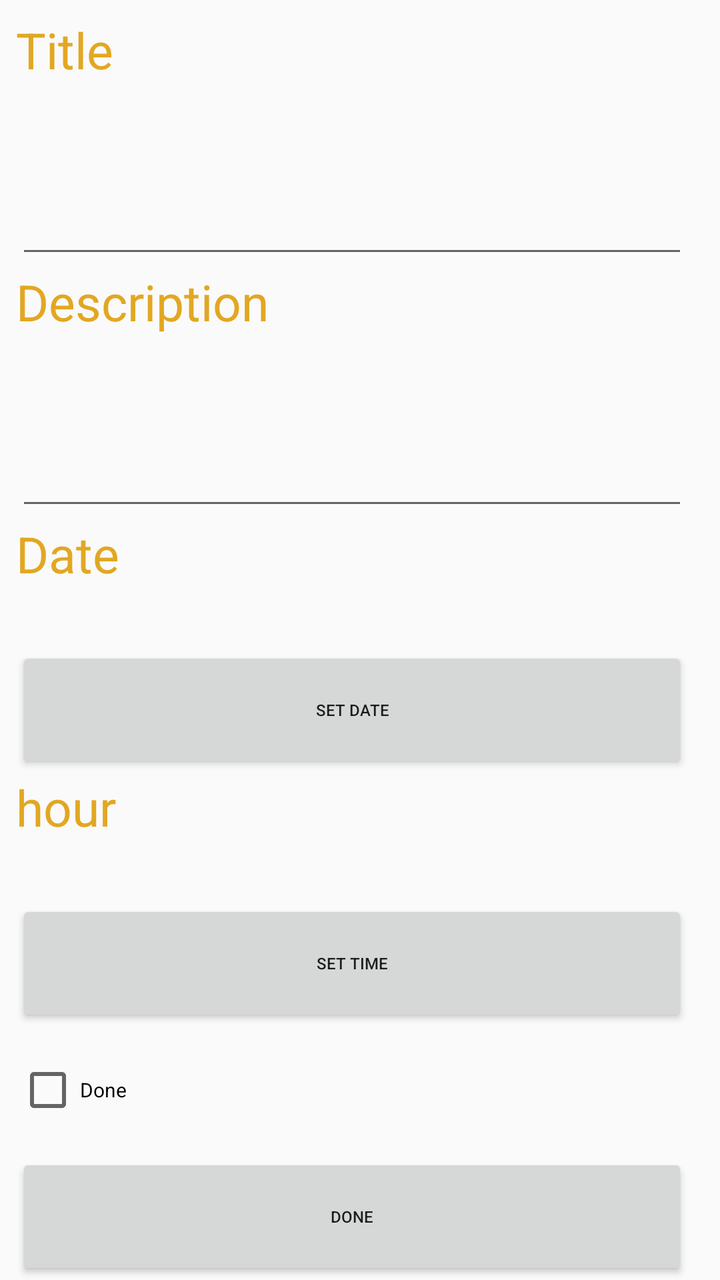
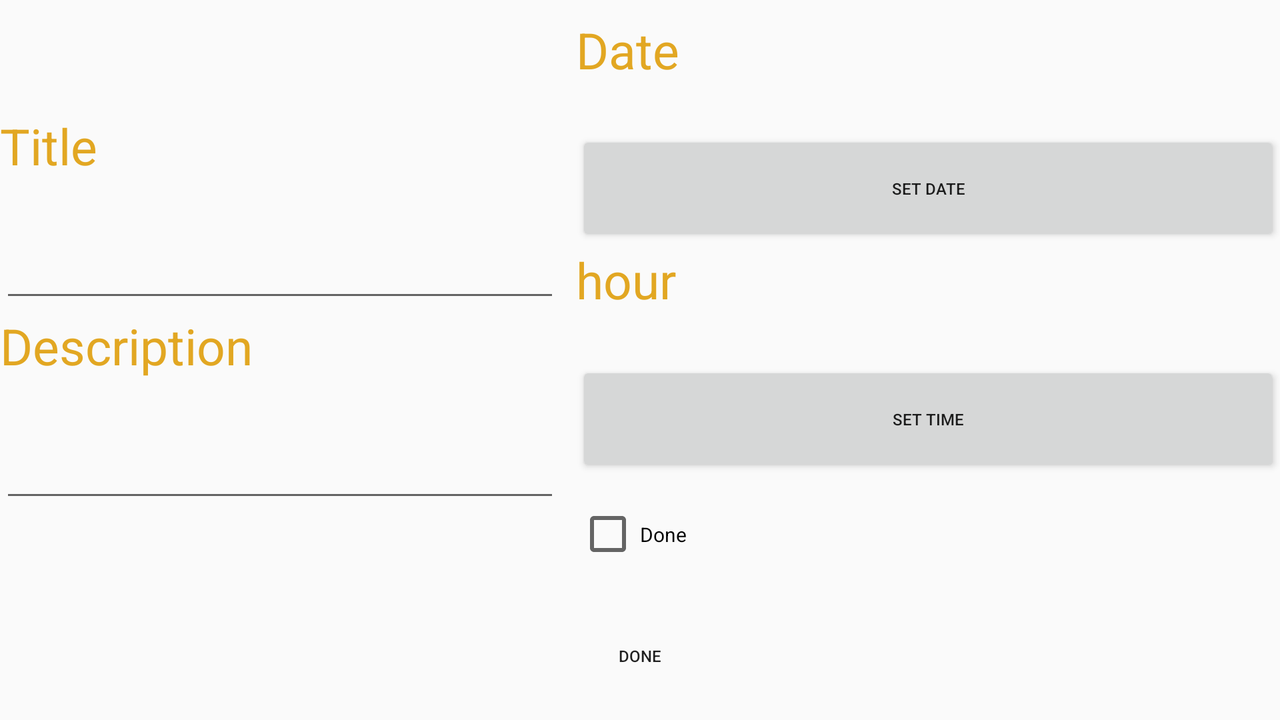

Two renders of one Android screen. The first uses the default layout on a phone; the second uses the alternative layout the repository ships for a different screen configuration, on a matching device. The two XML files are below.
<!-- AndroidManifest.xml: application theme AppTheme -->
<!-- res/layout/fragment_edit.xml -->
<LinearLayout xmlns:android="http://schemas.android.com/apk/res/android"
    xmlns:app="http://schemas.android.com/apk/res-auto"
    xmlns:tools="http://schemas.android.com/tools"
    android:layout_width="match_parent"
    android:layout_height="match_parent"
    android:gravity="center"
    android:orientation="vertical"
    android:paddingLeft="16dp"
    android:paddingRight="16dp"
    android:paddingStart="8dp"
    android:paddingTop="8dp"
    tools:context="com.example.admin.software_1.controllers.fragments.EditFragment">




        <TextView
            style="@style/show_detail_textView"
            android:layout_width="match_parent"
            android:layout_height="0dp"
            android:layout_weight="1"
            android:text="@string/title" />

        <EditText
            android:id="@+id/title_editText_EditFragment"
            android:layout_width="match_parent"
            android:layout_height="0dp"
            android:layout_weight="1"
            android:textSize="12sp" />

        <TextView

            style="@style/show_detail_textView"
            android:layout_width="match_parent"
            android:layout_height="0dp"
            android:layout_weight="1"
            android:text="@string/Desc" />

        <EditText
            android:id="@+id/description_editText_EditFragment"
            android:layout_width="match_parent"
            android:layout_height="0dp"
            android:layout_weight="1"
            android:textSize="12sp" />




        <TextView
            style="@style/show_detail_textView"
            android:layout_width="match_parent"
            android:layout_height="0dp"
            android:layout_weight="1"
            android:text="@string/Date" />

        <Button
            android:id="@+id/setDate_btn_EditFragment"
            android:layout_width="match_parent"
            android:layout_height="0dp"
            android:layout_weight="1"
            android:text="@string/set_date"
            android:textSize="8sp" />

        <TextView
            style="@style/show_detail_textView"
            android:layout_width="match_parent"
            android:layout_height="0dp"
            android:layout_weight="1"
            android:text="@string/Hour" />

        <Button
            android:id="@+id/setTime_btn_EditFragment"
            android:layout_width="match_parent"
            android:layout_height="0dp"
            android:layout_weight="1"
            android:text="@string/setTime_btn"
            android:textSize="8sp" />

        <CheckBox
            android:id="@+id/taskType_checkbox_EditFragment"
            android:layout_width="match_parent"
            android:layout_height="0dp"
            android:layout_weight="1"
            android:text="@string/tab_name_Done"
            android:textSize="10sp" />




    <Button
        android:id="@+id/done_button_EditFragment"
        android:layout_width="match_parent"
        android:layout_height="0dp"
        android:layout_weight="1"
        android:text="@string/Done"
        android:textSize="8sp"
        tools:layout_editor_absoluteX="12dp"
        tools:layout_editor_absoluteY="247dp" />

</LinearLayout>
<!-- resources referenced by this layout -->
<resources>
  <string name="Date">Date</string>
  <string name="Desc">Description</string>
  <string name="Done">Done</string>
  <string name="Hour">hour</string>
  <string name="setTime_btn">Set Time</string>
  <string name="set_date">Set Date</string>
  <string name="tab_name_Done">Done</string>
  <string name="title"> Title</string>
  <style name="show_detail_textView">
          <item name="android:textSize">25sp</item>
          <item name="android:textColor">#dd90</item>
      </style>
  <style name="AppTheme" parent="Theme.AppCompat.Light.DarkActionBar">
          
          <item name="colorPrimary">@color/colorPrimary</item>
          <item name="colorPrimaryDark">@color/colorPrimaryDark</item>
          <item name="colorAccent">@color/colorAccent</item>
      </style>
  <color name="colorPrimary">#3F51B5</color>
  <color name="colorPrimaryDark">#303F9F</color>
  <color name="colorAccent">#FF4081</color>
</resources>
<!-- res/layout-land/fragment_edit.xml (the author's variant of the layout above) -->
<!-- drawn on the phone turned sideways -->
<?xml version="1.0" encoding="utf-8"?>
<android.support.constraint.ConstraintLayout xmlns:android="http://schemas.android.com/apk/res/android"
    android:layout_width="match_parent"
    android:layout_height="match_parent"
    xmlns:app="http://schemas.android.com/apk/res-auto">



    <LinearLayout
        android:id="@+id/linearLayout"
        android:layout_width="280dp"
        android:layout_height="200dp"
        android:layout_marginBottom="8dp"
        android:layout_marginTop="16dp"
        android:layout_weight="1"
        android:orientation="vertical"
        app:layout_constraintBottom_toTopOf="@+id/done_button_EditFragment"
        app:layout_constraintStart_toStartOf="parent"
        app:layout_constraintTop_toTopOf="parent">

        <TextView
            style="@style/show_detail_textView"
            android:layout_width="match_parent"
            android:layout_height="0dp"
            android:layout_weight="1"
            android:text="@string/title" />

        <EditText
            android:id="@+id/title_editText_EditFragment"
            android:layout_width="match_parent"
            android:layout_height="0dp"
            android:layout_weight="1"
            android:textSize="12sp" />

        <TextView

            style="@style/show_detail_textView"
            android:layout_width="match_parent"
            android:layout_height="0dp"
            android:layout_weight="1"
            android:text="@string/Desc" />

        <EditText
            android:id="@+id/description_editText_EditFragment"
            android:layout_width="match_parent"
            android:layout_height="0dp"
            android:layout_weight="1"
            android:textSize="12sp" />
    </LinearLayout>

    <LinearLayout
        android:id="@+id/linearLayout2"
        android:layout_width="0dp"
        android:layout_height="0dp"
        android:layout_marginBottom="8dp"
        android:layout_marginStart="8dp"
        android:layout_marginTop="8dp"
        android:layout_weight="1"
        android:orientation="vertical"
        app:layout_constraintBottom_toTopOf="@+id/done_button_EditFragment"
        app:layout_constraintEnd_toEndOf="parent"
        app:layout_constraintStart_toEndOf="@+id/linearLayout"
        app:layout_constraintTop_toTopOf="parent">

        <TextView
            style="@style/show_detail_textView"
            android:layout_width="match_parent"
            android:layout_height="0dp"
            android:layout_weight="1"
            android:text="@string/Date" />

        <Button
            android:id="@+id/setDate_btn_EditFragment"
            android:layout_width="match_parent"
            android:layout_height="0dp"
            android:layout_weight="1"
            android:text="@string/set_date"
            android:textSize="8sp" />

        <TextView
            style="@style/show_detail_textView"
            android:layout_width="match_parent"
            android:layout_height="0dp"
            android:layout_weight="1"
            android:text="@string/Hour" />

        <Button
            android:id="@+id/setTime_btn_EditFragment"
            android:layout_width="match_parent"
            android:layout_height="0dp"
            android:layout_weight="1"
            android:text="@string/setTime_btn"
            android:textSize="8sp" />

        <CheckBox
            android:id="@+id/taskType_checkbox_EditFragment"
            android:layout_width="match_parent"
            android:layout_height="0dp"
            android:layout_weight="1"
            android:text="@string/tab_name_Done"
            android:textSize="10sp" />


    </LinearLayout>

    <Button
        android:id="@+id/done_button_EditFragment"
        android:layout_width="match_parent"
        android:layout_height="wrap_content"
        android:layout_marginBottom="8dp"
        android:layout_marginEnd="8dp"
        android:layout_marginStart="8dp"
        android:layout_weight="1"
        android:background="@color/Green"
        android:text="@string/Done"
        android:textSize="8sp"
        app:layout_constraintBottom_toBottomOf="parent"
        app:layout_constraintEnd_toEndOf="parent"
        app:layout_constraintStart_toStartOf="parent" />


</android.support.constraint.ConstraintLayout>
